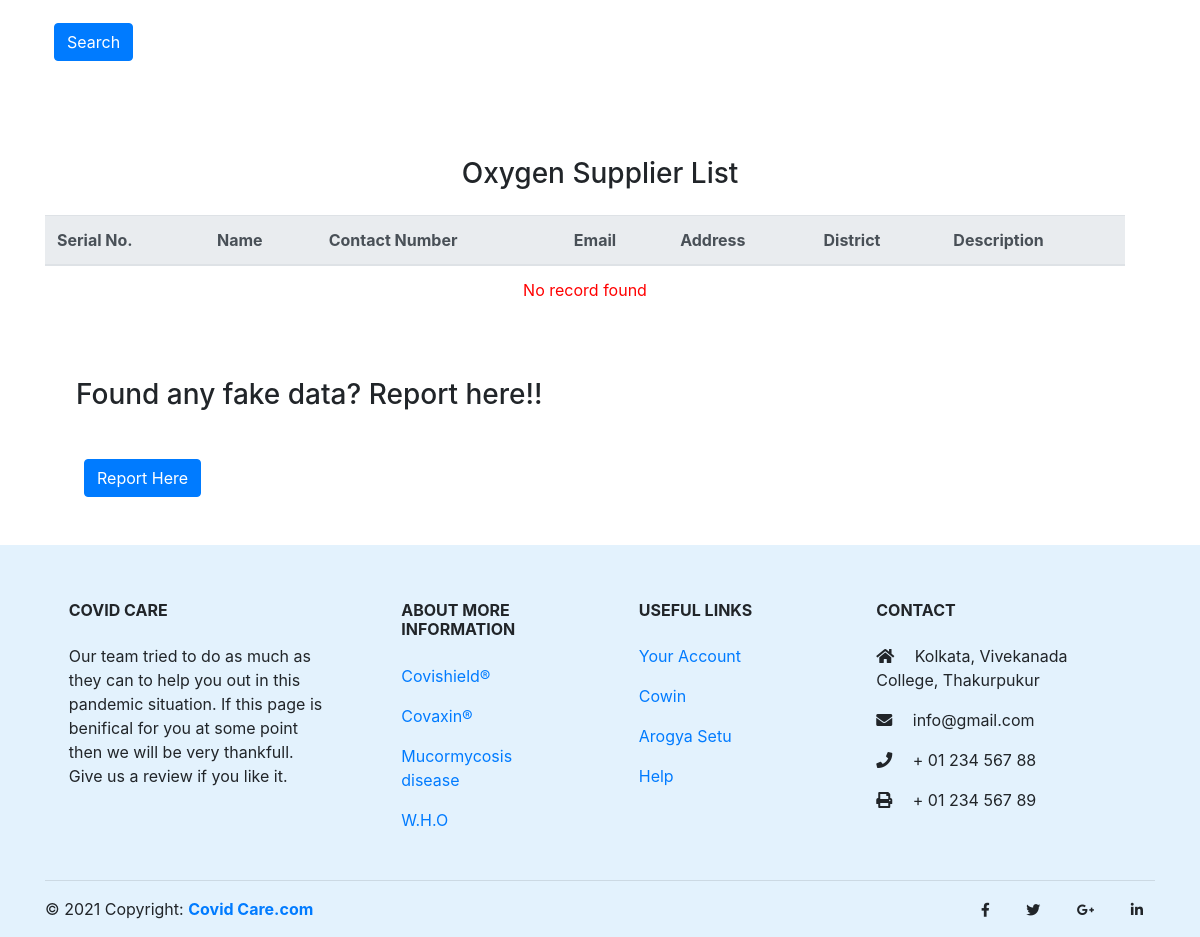
/frontend/oxygen.php (lower part), run on an earlier commit of the app's database.
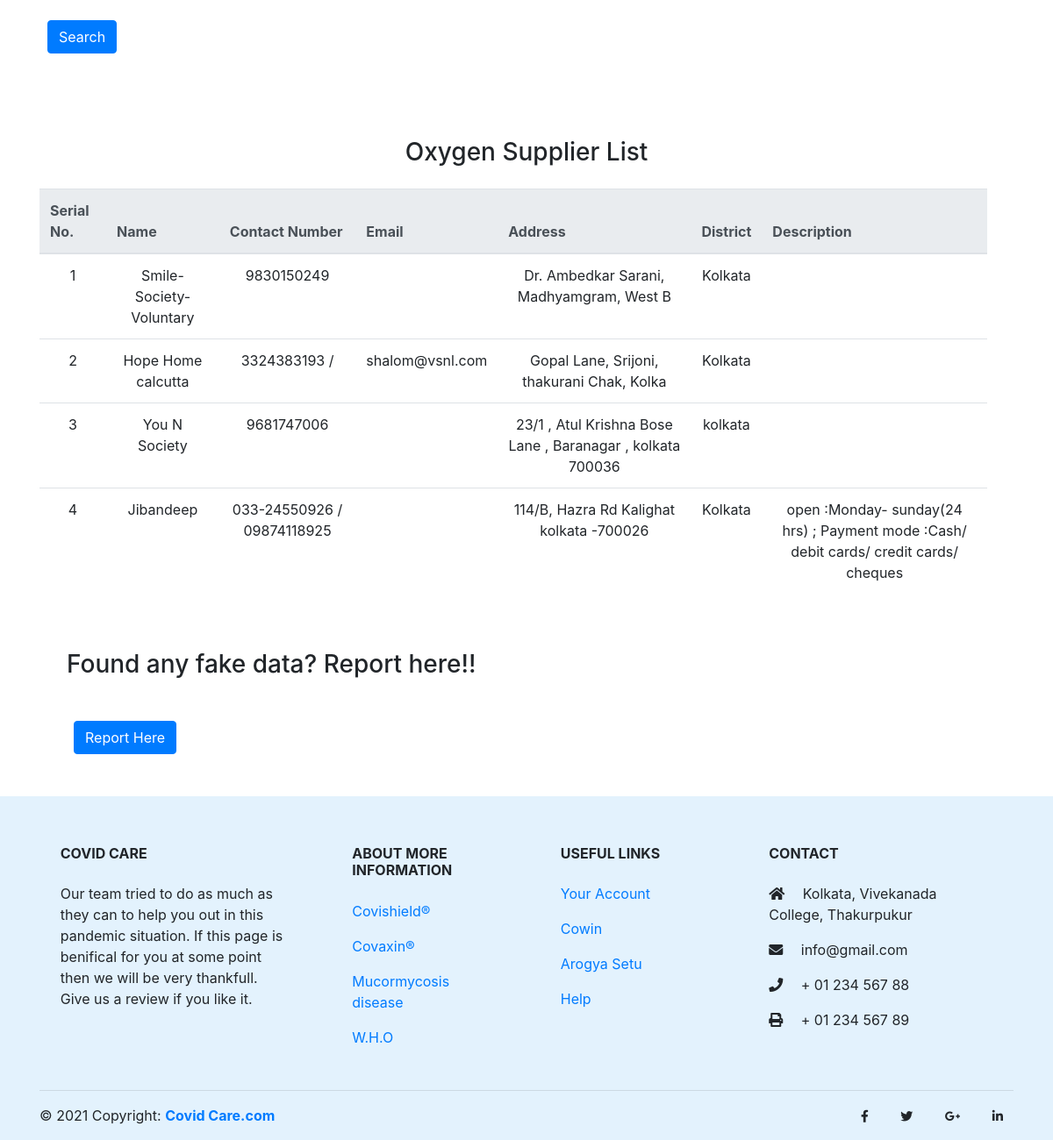
And on a later commit of the database.
### tables this page shows
CREATE TABLE `service_providers` (
  `id` int(23) NOT NULL,
  `service_id` int(23) NOT NULL,
  `name` varchar(255) NOT NULL,
  `contact` varchar(255) NOT NULL,
  `email` varchar(255) NOT NULL,
  `description` varchar(255) NOT NULL,
  `district` varchar(23) NOT NULL,
  `address` varchar(255) NOT NULL
);

### frontend/oxygen.php (the view, shortened to what the changed rows need)
<?php
include("connection.php");?>
<!DOCTYPE html>
<html>
<head>
  <link rel="stylesheet" href="https://maxcdn.bootstrapcdn.com/bootstrap/4.0.0/css/bootstrap.min.css"
>
  <link rel="stylesheet" href="https://cdnjs.cloudflare.com/ajax/libs/font-awesome/5.15.3/css/brands.min.css"
 />
  <link rel="stylesheet" href="https://cdnjs.cloudflare.com/ajax/libs/font-awesome/5.15.3/css/all.min.css"
 />
  <link rel="stylesheet" href="css/styles.css?V=<?php echo time(); ?>">
</head>
<body>
   <div class="container  pt-2">
    <div class="container  mt-5">
      <div class="row mt-3 mytable">
        <table class="table">
          <thead class="thead-light">
            <tr>
              <th scope="col">Serial No.</th>
                    <th scope="col">Name</th>
                    <th scope="col">Contact Number</th>
                    <th scope="col">Email</th>
                    <th scope="col">Address</th>
                    <th scope="col">District</th>
                    <th scope="col">Description</th>
            </tr>
          </thead>
          <tbody>
           <?php
            if(isset($_REQUEST['submit']) && ($_REQUEST['submit']=='Search')){
                        $district = $_REQUEST['district_choice'];
                        $sql="SELECT * FROM `service_providers` WHERE `service_id`=1 AND `district`= '$district'";}
                      else{
                        $sql = "SELECT * FROM `service_providers` WHERE `service_id`=1";}
                        $result = mysqli_query($link,$sql);
                        if(mysqli_num_rows($result) > 0)
                        {
                          $count=1;
                          while($row = mysqli_fetch_assoc($result))
                          {
                            echo "<tr>";
                            echo "<td align = 'center'>".$count."</td>";
                            echo "<td align = 'center'>".$row["name"]."</td>";
                            echo "<td align = 'center'>".$row["contact"]."</td>";
                            echo "<td align = 'center'>".$row["email"]."</td>";
                            echo "<td align = 'center'>".$row["address"]."</td>";
                            echo "<td align = 'center'>".$row["district"]."</td>";
                            echo "<td align = 'center'>".$row["description"]."</td>";
                            echo "</tr>";
                            $count++;
                          }
                        }
                        else {  echo '<tr><td colspan="7" style="color:red; text-align:center;">No record found</td></tr>'; }
                  ?>
          </tbody>
        </table>
      </div>
    </div>
  </div>
</body>
</html>

What changed in the data, as far as the page shows it:
added service_providers: name "Smile-Society-Voluntary", contact "9830150249", address "Dr. Ambedkar Sarani, Madhyamgram, West B", district "Kolkata"
added service_providers: name "Hope Home calcutta", contact "3324383193 /", email "shalom@vsnl.com", address "Gopal Lane, Srijoni, thakurani Chak, Kolka", district "Kolkata"
added service_providers: name "You N Society", contact "9681747006", address "23/1 , Atul Krishna Bose Lane , Baranagar , kolkata 700036", district "kolkata"
added service_providers: name "Jibandeep", contact "033-24550926 / 09874118925", address "114/B, Hazra Rd Kalighat kolkata -700026", district "Kolkata", description "open :Monday- sunday(24 hrs) ; Payment mode :Cash/ debit cards/ credit cards/ cheques"
Also different on the page:
text no longer shown: "No record found"
